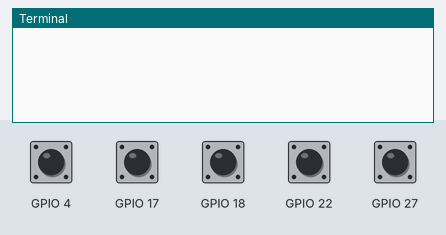
Simulated run of this program. Board: Raspberry Pi (BCM pin numbers). Shown: the last lines printed to the terminal. Inputs (shaded band) come from the test bench; at power-on: GPIO 4, GPIO 17, GPIO 18, GPIO 22, GPIO 27 HIGH.

Above: at 1.2 s.
1.3 s: GPIO 4 pulled LOW for 0.25 s
At 2.5 s:
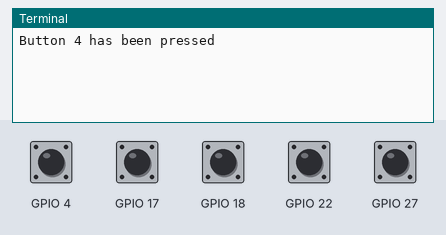
3.0 s: GPIO 17 pulled LOW for 0.25 s
At 3.9 s:
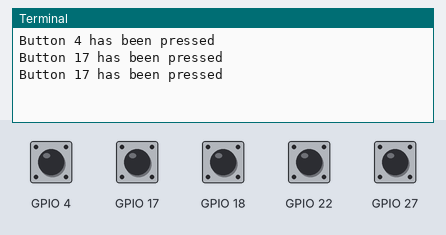
4.7 s: GPIO 18 pulled LOW for 0.25 s
At 5.1 s:
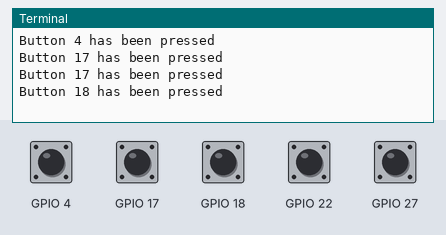
6.4 s: GPIO 22 pulled LOW for 0.25 s
At 7.7 s:
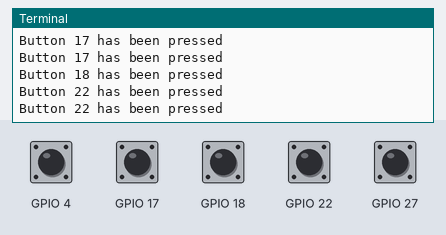
8.1 s: GPIO 27 pulled LOW for 0.25 s
At 9.0 s:
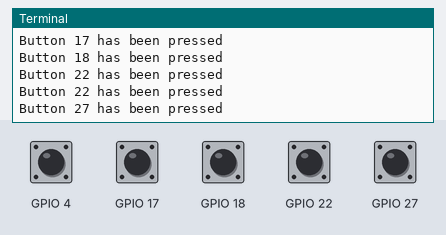
Timing chart, 0 to 10.8 s (numbered marks = the images above; inputs shaded):
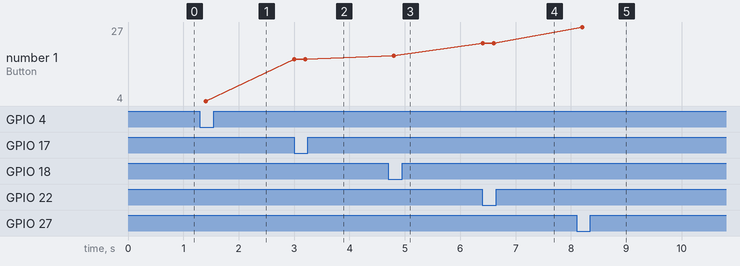

Measured:
- after the input at 1.3 s, the terminal: prints a new line after 0.10 s (image 1)
- after the input at 3.0 s, the terminal: prints a new line at once (image 2)
- after the input at 4.7 s, the terminal: prints a new line after 0.10 s (image 3)
- after the input at 6.4 s, the terminal: prints a new line at once (image 4)
- after the input at 8.1 s, the terminal: prints a new line after 0.10 s (image 5)
- plotted number 1: 4 → 17 after the input at 3.0 s, 17 → 18 after the input at 4.7 s, 18 → 22 after the input at 6.4 s, 22 → 27 after the input at 8.1 s

The program:

button_test.py
```python
#use to check if the buttons are working
import RPi.GPIO as GPIO
import time

GPIO.setmode(GPIO.BCM)
GPIO.setup(4, GPIO.IN, pull_up_down=GPIO.PUD_UP)
GPIO.setup(17, GPIO.IN, pull_up_down=GPIO.PUD_UP)
GPIO.setup(18, GPIO.IN, pull_up_down=GPIO.PUD_UP)
GPIO.setup(27, GPIO.IN, pull_up_down=GPIO.PUD_UP)
GPIO.setup(22, GPIO.IN, pull_up_down=GPIO.PUD_UP)

while True:
    time.sleep(0.2)
    if (not GPIO.input(4)):
        print("Button 4 has been pressed")
    if (not GPIO.input(17)):
        print("Button 17 has been pressed")
    if (not GPIO.input(18)):
        print("Button 18 has been pressed")
    if (not GPIO.input(27)):
        print("Button 27 has been pressed")
    if (not GPIO.input(22)):
        print("Button 22 has been pressed")

GPIO.cleanup()
```
